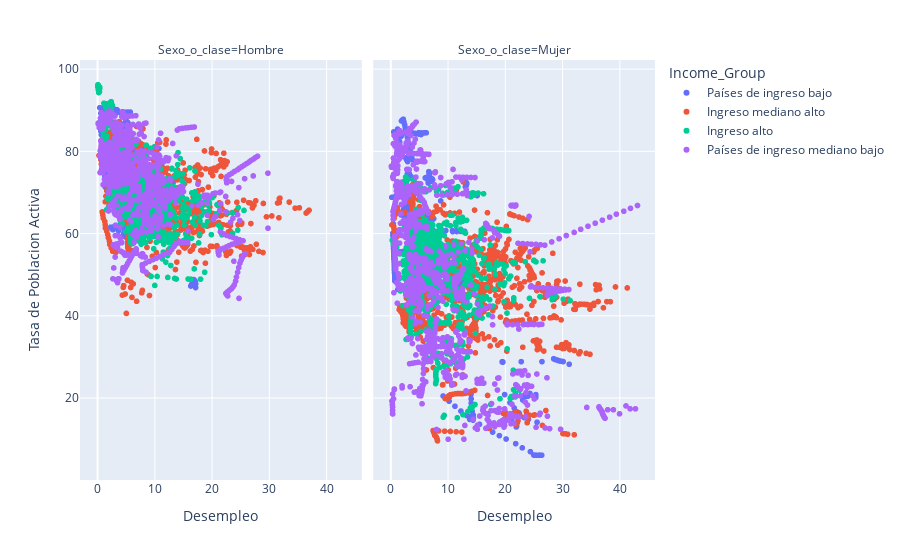

Here is the notebook cell this chart was saved with:
### Code cell
import plotly.express as px
df = px.data.tips()
fig = px.scatter(df_proyecto_2, x='Desempleo', y="Tasa de Poblacion Activa",color="Income_Group", facet_col="Sexo_o_clase")
fig.show()

### Figure 1 — Plotly figure (JSON) as saved in the notebook; plotly's stock layout.template omitted (floating-point values rounded to 4 significant figures; data arrays with more than 128 entries replaced by an {"elided": "..."} marker saying what was removed)
{"data": [{"hovertemplate": "Income_Group=Países de ingreso bajo<br>Sexo_o_clase=Hombre<br>Desempleo=%{x}<br>Tasa de Poblacion Activa=%{y}<extra></extra>", "legendgroup": "Países de ingreso bajo", "marker": {"color": "#636efa", "symbol": "circle"}, "mode": "markers", "name": "Países de ingreso bajo", "showlegend": true, "type": "scattergl", "x": {"elided": "567 float values"}, "xaxis": "x", "y": {"elided": "567 float values"}, "yaxis": "y"}, {"hovertemplate": "Income_Group=Países de ingreso bajo<br>Sexo_o_clase=Mujer<br>Desempleo=%{x}<br>Tasa de Poblacion Activa=%{y}<extra></extra>", "legendgroup": "Países de ingreso bajo", "marker": {"color": "#636efa", "symbol": "circle"}, "mode": "markers", "name": "Países de ingreso bajo", "showlegend": false, "type": "scattergl", "x": {"elided": "567 float values"}, "xaxis": "x2", "y": {"elided": "567 float values"}, "yaxis": "y2"}, {"hovertemplate": "Income_Group=Ingreso mediano alto<br>Sexo_o_clase=Hombre<br>Desempleo=%{x}<br>Tasa de Poblacion Activa=%{y}<extra></extra>", "legendgroup": "Ingreso mediano alto", "marker": {"color": "#EF553B", "symbol": "circle"}, "mode": "markers", "name": "Ingreso mediano alto", "showlegend": true, "type": "scattergl", "x": {"elided": "1029 float values"}, "xaxis": "x", "y": {"elided": "1029 float values"}, "yaxis": "y"}, {"hovertemplate": "Income_Group=Ingreso mediano alto<br>Sexo_o_clase=Mujer<br>Desempleo=%{x}<br>Tasa de Poblacion Activa=%{y}<extra></extra>", "legendgroup": "Ingreso mediano alto", "marker": {"color": "#EF553B", "symbol": "circle"}, "mode": "markers", "name": "Ingreso mediano alto", "showlegend": false, "type": "scattergl", "x": {"elided": "1029 float values"}, "xaxis": "x2", "y": {"elided": "1029 float values"}, "yaxis": "y2"}, {"hovertemplate": "Income_Group=Ingreso alto<br>Sexo_o_clase=Hombre<br>Desempleo=%{x}<br>Tasa de Poblacion Activa=%{y}<extra></extra>", "legendgroup": "Ingreso alto", "marker": {"color": "#00cc96", "symbol": "circle"}, "mode": "markers", "name": "Ingreso alto", "showlegend": true, "type": "scattergl", "x": {"elided": "1176 float values"}, "xaxis": "x", "y": {"elided": "1176 float values"}, "yaxis": "y"}, {"hovertemplate": "Income_Group=Ingreso alto<br>Sexo_o_clase=Mujer<br>Desempleo=%{x}<br>Tasa de Poblacion Activa=%{y}<extra></extra>", "legendgroup": "Ingreso alto", "marker": {"color": "#00cc96", "symbol": "circle"}, "mode": "markers", "name": "Ingreso alto", "showlegend": false, "type": "scattergl", "x": {"elided": "1176 float values"}, "xaxis": "x2", "y": {"elided": "1176 float values"}, "yaxis": "y2"}, {"hovertemplate": "Income_Group=Países de ingreso mediano bajo<br>Sexo_o_clase=Hombre<br>Desempleo=%{x}<br>Tasa de Poblacion Activa=%{y}<extra></extra>", "legendgroup": "Países de ingreso mediano bajo", "marker": {"color": "#ab63fa", "symbol": "circle"}, "mode": "markers", "name": "Países de ingreso mediano bajo", "showlegend": true, "type": "scattergl", "x": {"elided": "1113 float values"}, "xaxis": "x", "y": {"elided": "1113 float values"}, "yaxis": "y"}, {"hovertemplate": "Income_Group=Países de ingreso mediano bajo<br>Sexo_o_clase=Mujer<br>Desempleo=%{x}<br>Tasa de Poblacion Activa=%{y}<extra></extra>", "legendgroup": "Países de ingreso mediano bajo", "marker": {"color": "#ab63fa", "symbol": "circle"}, "mode": "markers", "name": "Países de ingreso mediano bajo", "showlegend": false, "type": "scattergl", "x": {"elided": "1113 float values"}, "xaxis": "x2", "y": {"elided": "1113 float values"}, "yaxis": "y2"}], "layout": {"annotations": [{"font": {}, "showarrow": false, "text": "Sexo_o_clase=Hombre", "x": 0.245, "xanchor": "center", "xref": "paper", "y": 1, "yanchor": "bottom", "yref": "paper"}, {"font": {}, "showarrow": false, "text": "Sexo_o_clase=Mujer", "x": 0.755, "xanchor": "center", "xref": "paper", "y": 1, "yanchor": "bottom", "yref": "paper"}], "legend": {"title": {"text": "Income_Group"}, "tracegroupgap": 0}, "margin": {"t": 60}, "xaxis": {"anchor": "y", "domain": [0, 0.49], "title": {"text": "Desempleo"}}, "xaxis2": {"anchor": "y2", "domain": [0.51, 1], "matches": "x", "title": {"text": "Desempleo"}}, "yaxis": {"anchor": "x", "domain": [0, 1], "title": {"text": "Tasa de Poblacion Activa"}}, "yaxis2": {"anchor": "x2", "domain": [0, 1], "matches": "y", "showticklabels": false}}}
